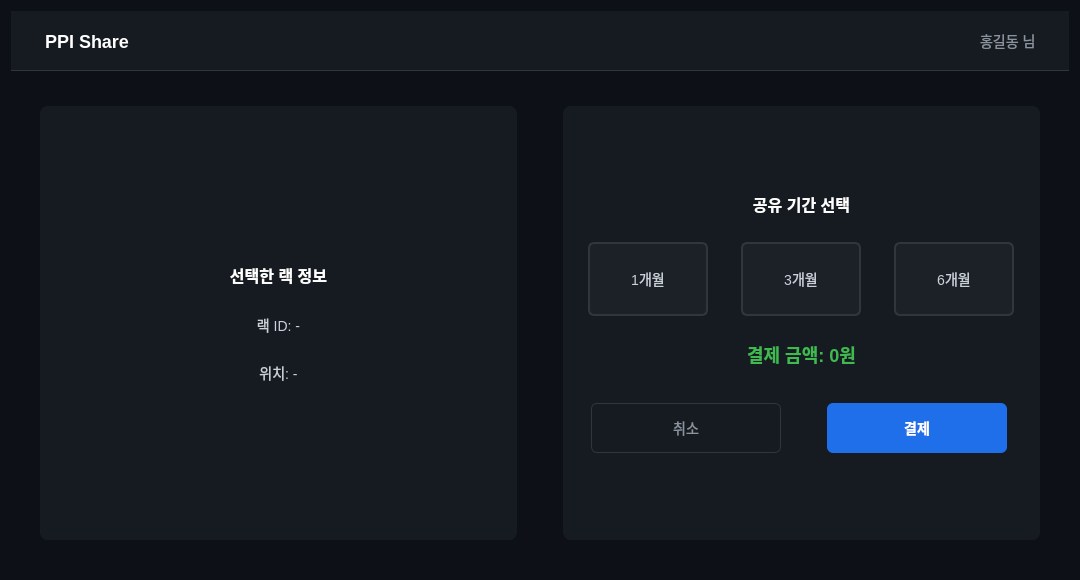
<?xml version="1.0" encoding="UTF-8"?>
<ui version="4.0">
 <class>PaymentDialog</class>
 <widget class="QDialog" name="PaymentDialog">
  <property name="geometry">
   <rect>
    <x>0</x>
    <y>0</y>
    <width>1080</width>
    <height>580</height>
   </rect>
  </property>
  <property name="windowTitle">
   <string>PPI Share(Payment) - User</string>
  </property>
  <property name="styleSheet">
   <string notr="true">QDialog {
    background-color: #0d1117;
}</string>
  </property>
  <layout class="QVBoxLayout" name="verticalLayout">
   <item>
    <widget class="QWidget" name="top_panel" native="true">
     <property name="maximumSize">
      <size>
       <width>16777215</width>
       <height>60</height>
      </size>
     </property>
     <property name="styleSheet">
      <string notr="true">QWidget#top_panel {
    background-color: #161b22;
    border-bottom: 1px solid #30363d;
}</string>
     </property>
     <layout class="QHBoxLayout" name="horizontalLayout">
      <item>
       <widget class="QLabel" name="label_logo">
        <property name="styleSheet">
         <string notr="true">QLabel#label_logo {
    color: white;
    font-size: 18px;
    font-weight: bold;
    padding: 10px 20px;
}</string>
        </property>
        <property name="text">
         <string>PPI Share</string>
        </property>
       </widget>
      </item>
      <item>
       <spacer name="horizontalSpacer">
        <property name="orientation">
         <enum>Qt::Horizontal</enum>
        </property>
        <property name="sizeHint" stdset="0">
         <size>
          <width>40</width>
          <height>20</height>
         </size>
        </property>
       </spacer>
      </item>
      <item>
       <widget class="QLabel" name="label_username">
        <property name="styleSheet">
         <string notr="true">QLabel#label_username {
    color: #8b949e;
    font-size: 14px;
    padding: 10px 20px;
}</string>
        </property>
        <property name="text">
         <string>홍길동 님</string>
        </property>
       </widget>
      </item>
     </layout>
    </widget>
   </item>
   <item>
    <widget class="QWidget" name="middle_panel" native="true">
     <layout class="QHBoxLayout" name="horizontalLayout_2">
      <item>
       <widget class="QWidget" name="rack_info_panel" native="true">
        <property name="styleSheet">
         <string notr="true">QWidget#rack_info_panel {
    background-color: #161b22;
    border-radius: 8px;
    margin: 20px;
}</string>
        </property>
        <layout class="QVBoxLayout" name="verticalLayout_2">
         <item>
          <spacer name="verticalSpacer">
           <property name="orientation">
            <enum>Qt::Vertical</enum>
           </property>
           <property name="sizeHint" stdset="0">
            <size>
             <width>20</width>
             <height>40</height>
            </size>
           </property>
          </spacer>
         </item>
         <item>
          <widget class="QLabel" name="label_rack_title">
           <property name="styleSheet">
            <string notr="true">QLabel#label_rack_title {
    color: white;
    font-size: 16px;
    font-weight: bold;
    padding: 10px;
    border-bottom: 1px solid #30363d;
}</string>
           </property>
           <property name="text">
            <string>선택한 랙 정보</string>
           </property>
           <property name="alignment">
            <set>Qt::AlignCenter</set>
           </property>
          </widget>
         </item>
         <item>
          <widget class="QLabel" name="label_rack_id">
           <property name="styleSheet">
            <string notr="true">QLabel#label_rack_id {
    color: #c9d1d9;
    font-size: 14px;
    padding: 10px;
}</string>
           </property>
           <property name="text">
            <string>랙 ID: -</string>
           </property>
           <property name="alignment">
            <set>Qt::AlignCenter</set>
           </property>
          </widget>
         </item>
         <item>
          <widget class="QLabel" name="label_rack_zone">
           <property name="styleSheet">
            <string notr="true">QLabel#label_rack_zone {
    color: #c9d1d9;
    font-size: 14px;
    padding: 10px;
}
</string>
           </property>
           <property name="text">
            <string>위치: -</string>
           </property>
           <property name="alignment">
            <set>Qt::AlignCenter</set>
           </property>
          </widget>
         </item>
         <item>
          <spacer name="verticalSpacer_2">
           <property name="orientation">
            <enum>Qt::Vertical</enum>
           </property>
           <property name="sizeHint" stdset="0">
            <size>
             <width>20</width>
             <height>40</height>
            </size>
           </property>
          </spacer>
         </item>
        </layout>
       </widget>
      </item>
      <item>
       <widget class="QWidget" name="payment_info_panel" native="true">
        <property name="styleSheet">
         <string notr="true">QWidget#payment_info_panel {
    background-color: #161b22;
    border-radius: 8px;
    margin: 20px;
}</string>
        </property>
        <layout class="QVBoxLayout" name="verticalLayout_3">
         <item>
          <spacer name="verticalSpacer_3">
           <property name="orientation">
            <enum>Qt::Vertical</enum>
           </property>
           <property name="sizeHint" stdset="0">
            <size>
             <width>20</width>
             <height>40</height>
            </size>
           </property>
          </spacer>
         </item>
         <item>
          <widget class="QLabel" name="label_period_title">
           <property name="styleSheet">
            <string notr="true">QLabel#label_period_title {
    color: white;
    font-size: 16px;
    font-weight: bold;
    padding: 10px;
    border-bottom: 1px solid #30363d;
}</string>
           </property>
           <property name="text">
            <string>공유 기간 선택</string>
           </property>
           <property name="alignment">
            <set>Qt::AlignCenter</set>
           </property>
          </widget>
         </item>
         <item>
          <widget class="QWidget" name="period_panel" native="true">
           <property name="styleSheet">
            <string notr="true">QPushButton#btn_1month, QPushButton#btn_3month, QPushButton#btn_6month {
    background-color: #1c2128;
    color: #c9d1d9;
    border: 2px solid #30363d;
    border-radius: 6px;
    font-size: 14px;
    padding: 10px;
    min-height: 50px;
}
QPushButton:checked {
    background-color: #1f6feb;
    border: 2px solid #1f6feb;
    color: white;
}</string>
           </property>
           <layout class="QHBoxLayout" name="horizontalLayout_3">
            <item>
             <widget class="QPushButton" name="btn_1month">
              <property name="minimumSize">
               <size>
                <width>100</width>
                <height>74</height>
               </size>
              </property>
              <property name="maximumSize">
               <size>
                <width>120</width>
                <height>80</height>
               </size>
              </property>
              <property name="text">
               <string>1개월</string>
              </property>
             </widget>
            </item>
            <item>
             <widget class="QPushButton" name="btn_3month">
              <property name="maximumSize">
               <size>
                <width>120</width>
                <height>16777215</height>
               </size>
              </property>
              <property name="text">
               <string>3개월</string>
              </property>
             </widget>
            </item>
            <item>
             <widget class="QPushButton" name="btn_6month">
              <property name="maximumSize">
               <size>
                <width>120</width>
                <height>16777215</height>
               </size>
              </property>
              <property name="text">
               <string>6개월</string>
              </property>
             </widget>
            </item>
           </layout>
          </widget>
         </item>
         <item>
          <widget class="QLabel" name="label_amount">
           <property name="styleSheet">
            <string notr="true">QLabel#label_amount {
    color: #3fb950;
    font-size: 18px;
    font-weight: bold;
    padding: 10px;
}</string>
           </property>
           <property name="text">
            <string>결제 금액: 0원</string>
           </property>
           <property name="alignment">
            <set>Qt::AlignCenter</set>
           </property>
          </widget>
         </item>
         <item>
          <widget class="QWidget" name="process_panel" native="true">
           <property name="maximumSize">
            <size>
             <width>16777215</width>
             <height>80</height>
            </size>
           </property>
           <layout class="QHBoxLayout" name="horizontalLayout_4">
            <item>
             <widget class="QPushButton" name="btn_cancel">
              <property name="minimumSize">
               <size>
                <width>200</width>
                <height>70</height>
               </size>
              </property>
              <property name="maximumSize">
               <size>
                <width>200</width>
                <height>70</height>
               </size>
              </property>
              <property name="styleSheet">
               <string notr="true">QPushButton#btn_cancel {
    background-color: transparent;
    color: #8b949e;
    border: 1px solid #30363d;
    border-radius: 6px;
    font-size: 14px;
    padding: 8px 30px;
    margin: 10px 5px;
}
QPushButton#btn_cancel:hover {
    background-color: #21262d;
    color: white;
}</string>
              </property>
              <property name="text">
               <string>취소</string>
              </property>
             </widget>
            </item>
            <item>
             <widget class="QPushButton" name="btn_pay">
              <property name="minimumSize">
               <size>
                <width>200</width>
                <height>70</height>
               </size>
              </property>
              <property name="maximumSize">
               <size>
                <width>200</width>
                <height>70</height>
               </size>
              </property>
              <property name="styleSheet">
               <string notr="true">QPushButton#btn_pay {
    background-color: #1f6feb;
    color: white;
    border: none;
    border-radius: 6px;
    font-size: 14px;
    font-weight: bold;
    padding: 8px 30px;
    margin: 10px 10px;
}
QPushButton#btn_pay:hover {
    background-color: #388bfd;
}</string>
              </property>
              <property name="text">
               <string>결제</string>
              </property>
             </widget>
            </item>
           </layout>
          </widget>
         </item>
         <item>
          <spacer name="verticalSpacer_4">
           <property name="orientation">
            <enum>Qt::Vertical</enum>
           </property>
           <property name="sizeHint" stdset="0">
            <size>
             <width>20</width>
             <height>40</height>
            </size>
           </property>
          </spacer>
         </item>
        </layout>
       </widget>
      </item>
     </layout>
    </widget>
   </item>
  </layout>
 </widget>
 <resources/>
 <connections/>
</ui>
